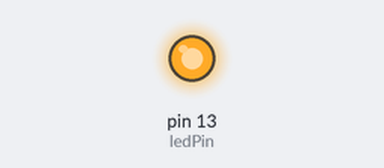
A sketch run on a simulated Arduino Uno, built with avr-gcc and run on an emulated ATmega328P. On the bench: output pins drawn as LEDs (lit = HIGH).

Above: at 1.05 s.
At 2.7 s:
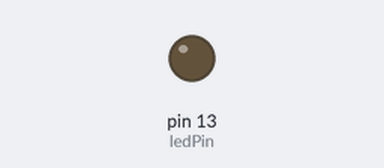
Timing chart, 0 to 3.0 s (numbered marks = the images above):
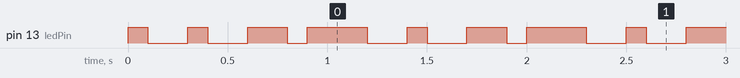

Measured:
- by itself, pin 13 (ledPin): repeats every 1.1 s: HIGH 0.10 s, LOW 0.20 s, HIGH 0.20 s, LOW 0.10 s, HIGH 0.30 s, LOW 0.20 s
- by itself, everything shown: repeats every 1.1 s, in 6 steps

The sketch:

WAKANDA.ino
```cpp
int ledPin=13;

void setup() {
  pinMode(ledPin,OUTPUT);
  digitalWrite(ledPin,HIGH);
}

void loop() {
  // put your main code here, to run repeatedly:
  digitalWrite(ledPin,HIGH);
  delay(100);
  digitalWrite(ledPin,LOW);
  delay(200);
  digitalWrite(ledPin,HIGH);
  delay(100);
  digitalWrite(ledPin,LOW);
  delay(200);
  digitalWrite(ledPin,HIGH);
  delay(200);
  digitalWrite(ledPin,LOW);
  delay(100);
  digitalWrite(ledPin,HIGH);
  delay(200);
}
```
